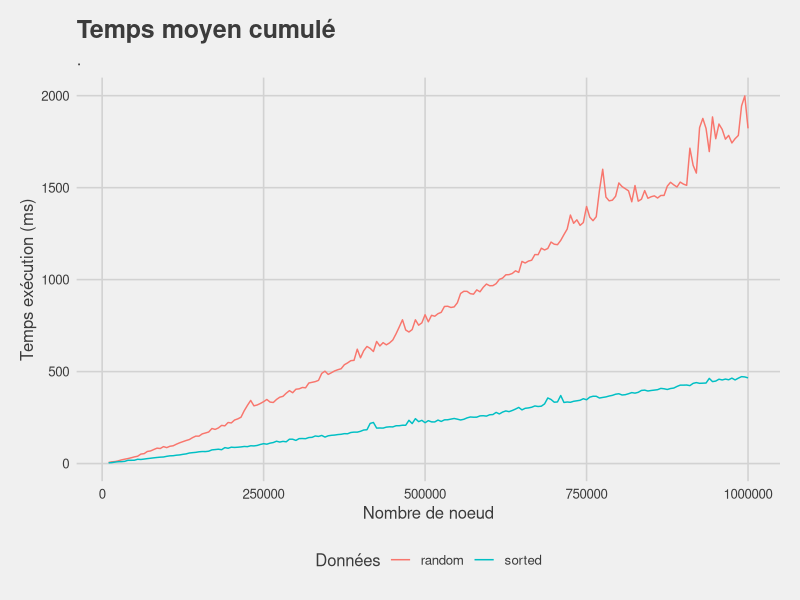
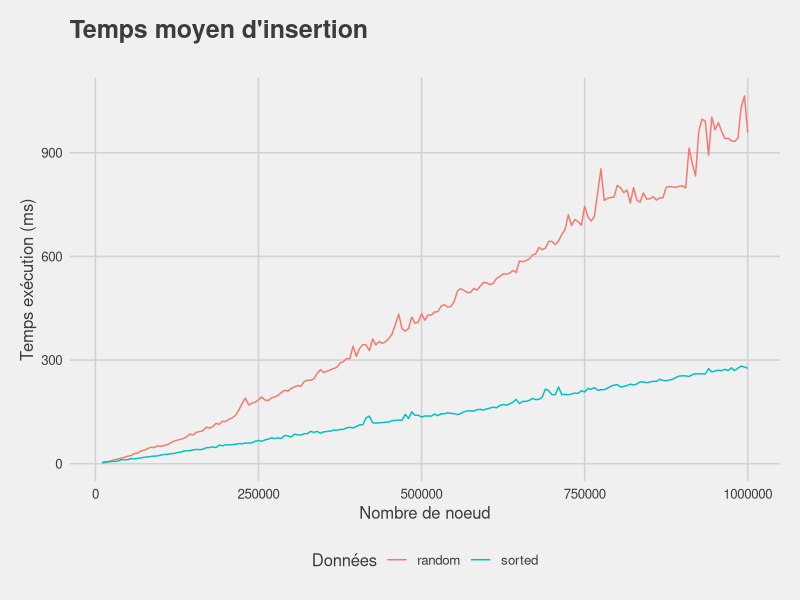
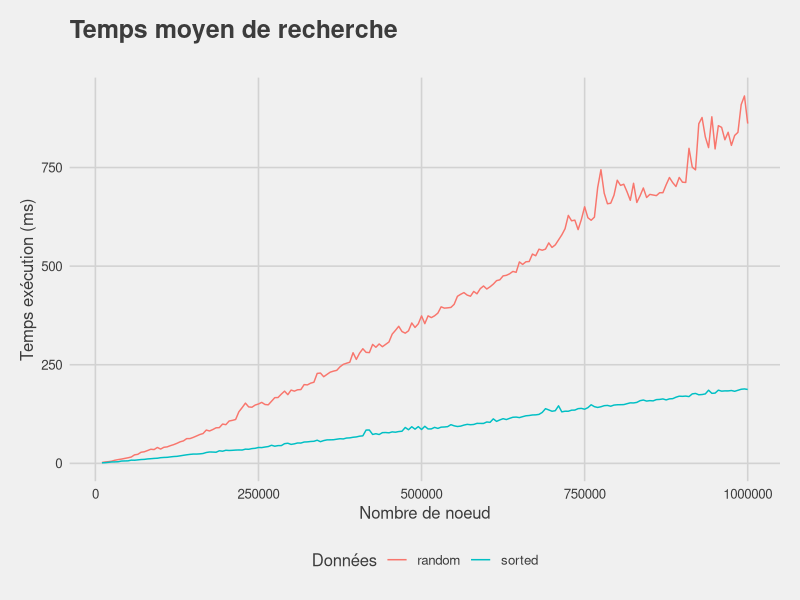
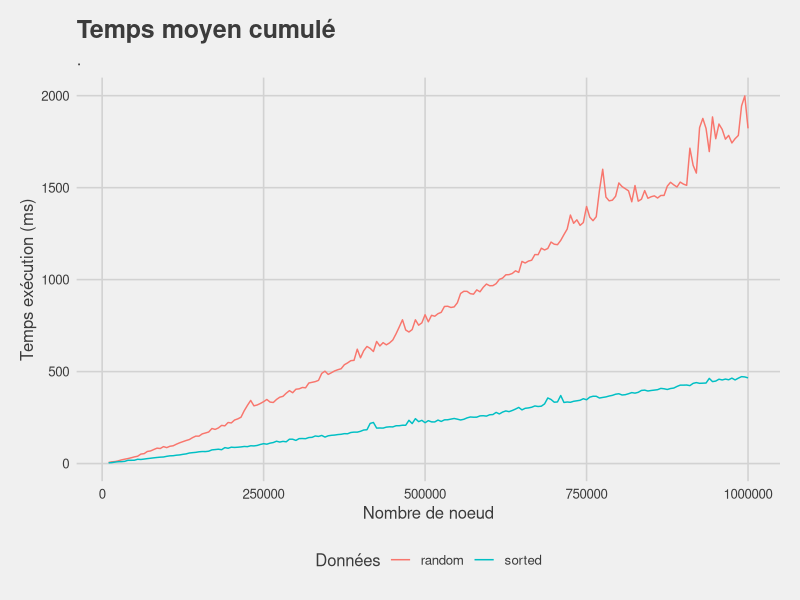
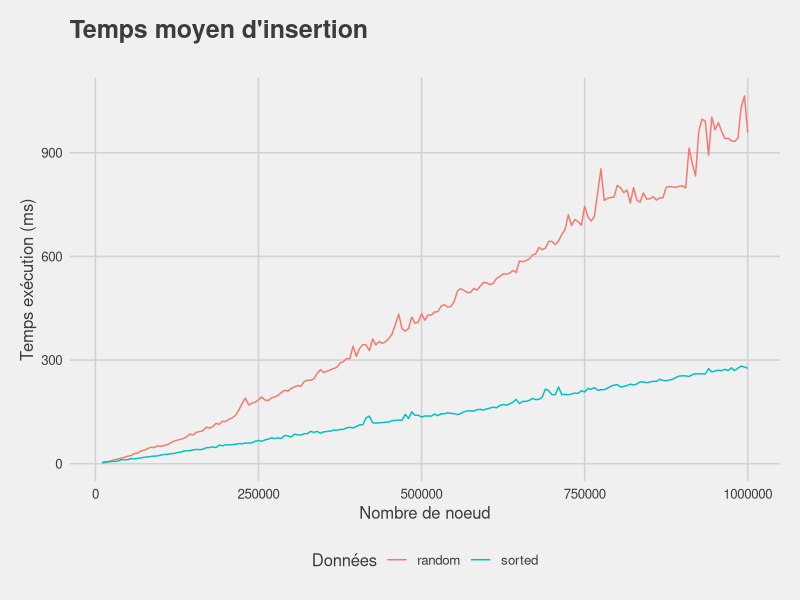
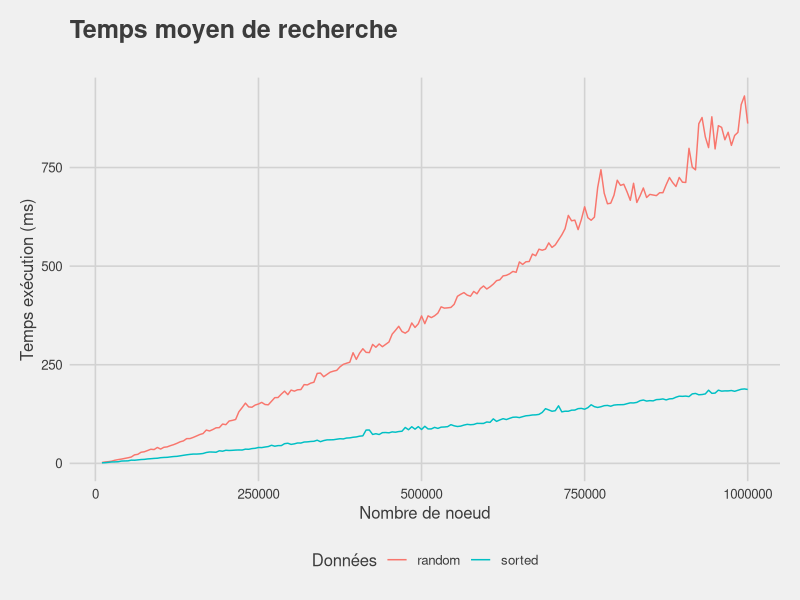

Source code (R) for these figures, in order:
library(ggplot2)
library(dplyr)
library(ggthemes)

df <- read.csv(file = '../data/Avl/data_avl.csv',header=TRUE,sep=";")

df %>%
  ggplot(aes(x=nodes, y=average_time, color=type)) +
  geom_line()+
  labs(title = "Temps moyen cumulé",
  subtitle= ".",
  x = "Nombre de noeud",
  y = "Temps exécution (ms)",
  color = "Données") +
  theme(plot.title=element_text(hjust=0.5)) +
  theme_fivethirtyeight()+
  theme(axis.title = element_text())
  
ggsave("Resultat/AVL/temp_global_int_avl.png")

df %>%
  ggplot(aes(x=nodes, y=average_time_insert, color=type)) +
  geom_line()+
  labs(title = "Temps moyen d'insertion ",
  subtitle= "",
  x = "Nombre de noeud",
  y = "Temps exécution (ms)",
  color = "Données") +
  theme_fivethirtyeight()+
  theme(axis.title = element_text())

  
ggsave("Resultat/AVL/temp_insertion_int_avl.png")



df %>%
  ggplot(aes(x=nodes, y=average_time_search, color=type)) +
  geom_line()+
  labs(title = "Temps moyen de recherche",
  subtitle= "",
  x = "Nombre de noeud",
  y = "Temps exécution (ms)",
  color = "Données") +
  theme_fivethirtyeight() +
  theme(axis.title = element_text())
 
ggsave("Resultat/AVL/temp_recherche_int_avl.png")

